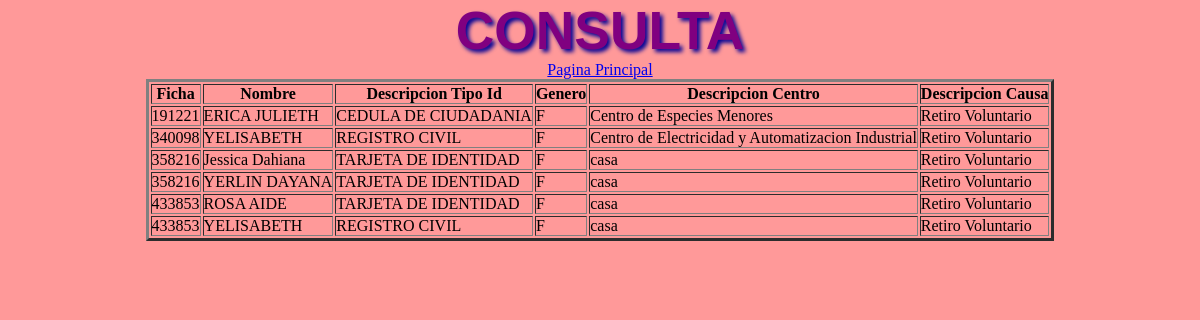
The app's page /consulta_6/index.php with its own data.
### tables this page shows
CREATE TABLE IF NOT EXISTS `causa_desercion` (
  `cod_causa` varchar(2) NOT NULL DEFAULT '',
  `des_causa` varchar(70) DEFAULT NULL,
  `estado_causa` varchar(60) DEFAULT NULL,
  PRIMARY KEY (`cod_causa`)
);

CREATE TABLE IF NOT EXISTS `ficha` (
  `num_ficha` varchar(7) NOT NULL DEFAULT '',
  `cod_prog` varchar(4) DEFAULT NULL,
  `fecha_ini` varchar(10) DEFAULT NULL,
  `fecha_fin` varchar(10) DEFAULT NULL,
  `cod_centro` varchar(2) DEFAULT NULL,
  PRIMARY KEY (`num_ficha`),
  KEY `cod_prog` (`cod_prog`)
);

CREATE TABLE IF NOT EXISTS `aprendiz` (
  `id_apre` varchar(12) NOT NULL DEFAULT '',
  `nom_apre` varchar(60) DEFAULT NULL,
  `apel_apre` varchar(60) DEFAULT NULL,
  `tel_apre` varchar(12) DEFAULT NULL,
  `cod_ciudad` varchar(2) DEFAULT NULL,
  `cod_tipo_id` varchar(3) DEFAULT NULL,
  `cod_rh` varchar(3) DEFAULT NULL,
  `genero` varchar(2) DEFAULT NULL,
  `edad` varchar(2) DEFAULT NULL,
  PRIMARY KEY (`id_apre`),
  KEY `cod_ciudad` (`cod_ciudad`),
  KEY `cod_tipo_id` (`cod_tipo_id`),
  KEY `cod_rh` (`cod_rh`)
);

CREATE TABLE IF NOT EXISTS `tipo_id` (
  `cod_tipo_id` varchar(3) NOT NULL DEFAULT '',
  `des_tipo_id` varchar(20) DEFAULT NULL,
  PRIMARY KEY (`cod_tipo_id`)
);

CREATE TABLE IF NOT EXISTS `centro` (
  `cod_centro` varchar(2) NOT NULL DEFAULT '',
  `desc_centro` varchar(60) DEFAULT NULL,
  `tel` varchar(12) DEFAULT NULL,
  `dir` varchar(50) DEFAULT NULL,
  `cod_ciudad` varchar(2) DEFAULT NULL,
  PRIMARY KEY (`cod_centro`),
  KEY `cod_ciudad` (`cod_ciudad`)
);

### consulta_6/view/viewClass.php (called while the page is built, shortened)
<?php
class viewClass {
  static public function renderHTML($view, $args = NULL) {
    include_once 'templates/' . $view;
  }
}

### librerias/dataBaseClass.php (called while the page is built, shortened)
<?php
class dataBaseClass {
  static private $host = 'localhost';
  static private $port = 3306,
          $dbname = 'bddesercion',
          $user = 'root',
          $password = 'Sena2014',
          $driver = 'mysql',
          $instance = NULL;
  static public function getInstance() {
    return self::$instance;
  }
  static private function connect() {
    try {
      $dsn = self::$driver
              . ':host='. self::$host
              . ';port=' . self::$port
              . ';dbname=' . self::$dbname;
      self::$instance = new PDO($dsn, self::$user, self::$password);
      return true;
    } catch (PDOException $e) {
      echo $e->getMessage();
    }
  }
}

### consulta_6/model/modelClass.php (called while the page is built)
<?php
class modelClass {
  static public function getAll() {
    try {
      $sql = "SELECT ficha.num_ficha,nom_apre,des_tipo_id,genero,desc_centro,des_causa FROM causa_desercion natural join desercion natural join aprendiz natural join tipo_id,ficha,centro where ficha.cod_centro=centro.cod_centro and desercion.num_ficha=ficha.num_ficha and desercion.cod_causa=1 and genero='F'";
      return dataBaseClass::getInstance()->query($sql)->fetchAll(PDO::FETCH_ASSOC);
    } catch (PDOException $e) {
      return $e;
    }
  }
}

### consulta_6/view/templates/index.php (the view, shortened to what this page needs)
<!DOCTYPE html>
<html lang="es">
    <head>
        <link rel="stylesheet" media="screen" href="css/miestilo.css">
    </head>
    <body><center>
        <h1>CONSULTA</h1>
        <table border="3">
            <thead>
                <tr>
                    <th>Ficha</th>
                    <th>Nombre</th>
                     <th>Descripcion Tipo Id</th>
                    <th>Genero</th>
                     <th>Descripcion Centro</th>
                    <th>Descripcion Causa</th>
                     </tr>
            </thead>
            <tbody>
                <?php foreach ($datos as $row): ?>
                    <tr>
                        <td><?php echo $row['num_ficha'] ?></td>
                        <td><?php echo $row['nom_apre'] ?></td>
                        <td><?php echo $row['des_tipo_id'] ?></td>
                        <td><?php echo $row['genero'] ?></td>
                        <td><?php echo $row['desc_centro'] ?></td>
                        <td><?php echo $row['des_causa'] ?></td>
                   </tr>
                <?php endforeach ?>
                    <a href="http://localhost/consultaOchoEjercicios/">Pagina Principal</a></tr></th><br>
            </tbody>
        </table>
    </center>
</body>
</html>

### consulta_6/css/miestilo.css (style rules this page uses)
* { margin: 0px; padding: 0px; }
h1 { text-shadow: rgb(0,0,150) 3px 3px 4px; font-family:Tempus Sans ITC,sans-serif; font-size: 40pt; color: purple; }
body { text-align: center; background: #ff9999; }

### records on screen
causa_desercion: ficha.num_ficha "191221", aprendiz.nom_apre "ERICA JULIETH", tipo_id.des_tipo_id "CEDULA DE CIUDADANIA", aprendiz.genero "F", centro.desc_centro "Centro de Especies Menores", des_causa "Retiro Voluntario", ficha.num_ficha "340098", aprendiz.nom_apre "YELISABETH", tipo_id.des_tipo_id "REGISTRO CIVIL", centro.desc_centro "Centro de Electricidad y Automatizacion Industrial", ficha.num_ficha "358216", aprendiz.nom_apre "Jessica Dahiana", tipo_id.des_tipo_id "TARJETA DE IDENTIDAD", centro.desc_centro "casa", aprendiz.nom_apre "YERLIN DAYANA", ficha.num_ficha "433853", aprendiz.nom_apre "ROSA AIDE"
